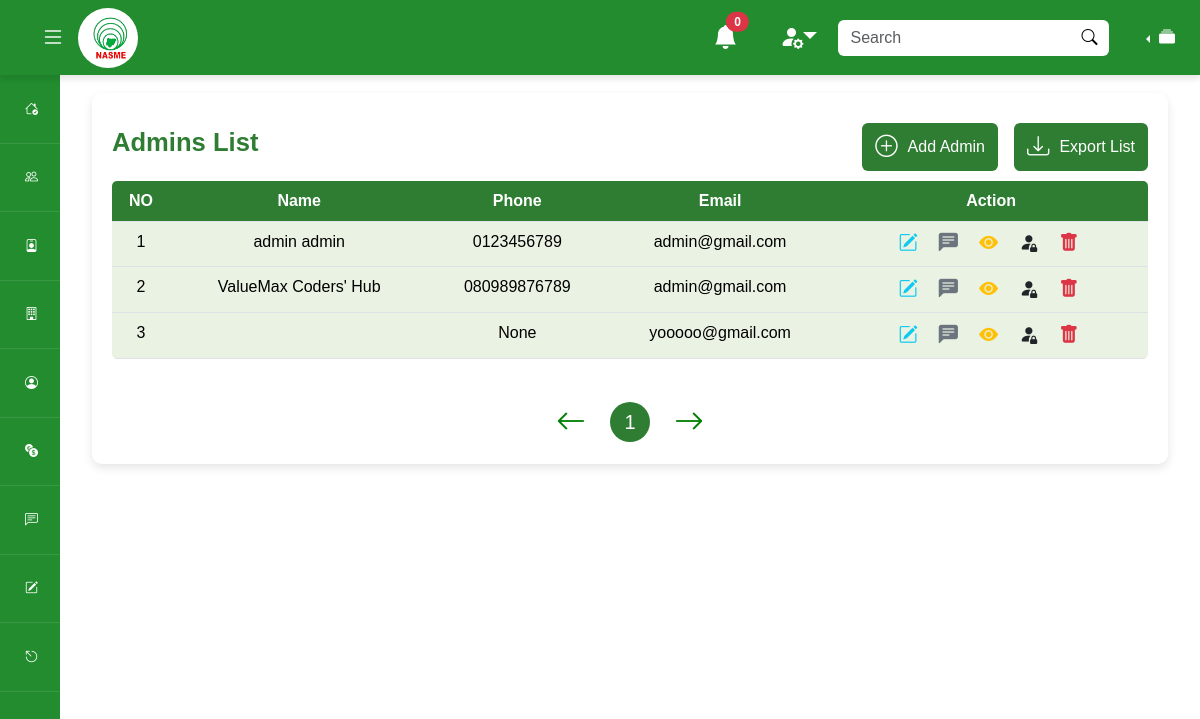
Screenshot of /testadmin/manage-admin/ (signed in) with the database file from the repository.
### mainapp/models.py (models this page shows)
class User(AbstractUser):
    profile_pic = models.ImageField(upload_to='profile_pics/', blank=True, null=True)
    phone_num = models.CharField(null=True, max_length=20, validators=[validators.MinLengthValidator(10)])
    dob = models.DateField(auto_now=False, auto_now_add=False, null=True)
    has_filled_profile = models.BooleanField(default=False)
    last_updated = models.DateTimeField(auto_now=True)
    created_at = models.DateTimeField(auto_now_add=True)
    random_id = models.CharField(max_length=24, null=True)
    suspend_message = models.CharField(max_length=500, null=True)
    is_suspended = models.BooleanField(default=False)

### adminapp/views.py (the view, shortened to what this page needs)
# urls.py: path('manage-admin/', views.manage_admin, name='manage-admin'),
def manage_admin(request):
    match request.user:
        case _ if request.user.is_authenticated == False:
            return redirect('admin-login')
        case _ if request.user.is_staff == False:
            return redirect('admin-login')
    all_admins = User.objects.filter(is_staff = True)
    all_admins = all_admins.filter(is_active = True)
    context = {
        'admins' : all_admins
    }
    return render(request, 'adminapp/manage-admin.html', context)

### adminapp/context_processor.py (called while the page is built)
def global_resources(request):
    all_units = Unit.objects.all()
    context = {
        'units': all_units
    }
    return context

### templates/adminapp/manage-admin.html (shortened to what this page needs)
{% extends 'partials/base.html' %} {% load static %} {% block styles %}
<link rel="stylesheet" href="{% static 'css/styles.css' %}" />
{% endblock styles %} {% block content %}
<div class="container my-5">
  <div class="row justify-content-center align-items-center">
    <div class="col-lg-12">
      <div class="table-container">
        <div class="table-actions">
          <h2>Admins List</h2>
          <div class="d-flex justify-content-center align-items-center gap-3">
            <a href="{%url 'register-admin' %}" class="btn btn-custom">
              <i class="bi bi-plus-circle icon icon-btn"></i>
              <span>Add Admin</span>
            </a>
            <button class="btn btn-custom">
              <i class="bi bi-download icon icon-btn"></i>
              <span>Export List</span>
            </button>
          </div>
        </div>
        <div class="table-responsive-xxl">
          <table class="table table-hover">
            <thead>
              <tr>
                <th class="text-center">NO</th>
                <th class="text-center">Name</th>
                <th class="text-center">Phone</th>
                <th class="text-center">Email</th>
                <th class="text-center">Action</th>
              </tr>
            </thead>
            <tbody>
              {% for admin in admins %}
              <tr>
                <td>{{forloop.counter}}</td>
                <td>{{admin.first_name}} {{admin.last_name}}</td>
                <td>{{admin.phone_num}}</td>
                <td>{{admin.email}}</td>
                <td class="action-icons">
                  <div class="action-icons-container">
                    <a href="#editMemberModal" data-bs-memberId="{{admin.random_id}}" data-bs-toggle="modal"
                      data-bs-business='
                                      {
                                        "memberFirstname": "{{admin.first_name}}",
                                        "memberLastname": "{{admin.last_name}}",
                                        "memberNum": "{{admin.phone_num}}",
                                        "memberEmail": "{{admin.email}}",
                                        "memberPfp" : "{% if admin.profile_pic.url is not None %}{{admin.profile_pic.url}}{% endif %}"
                                      }
                                    ' class="text-info" title="edit-member"><i class="bi bi-pencil-square"></i></a>
                    <a href="#MessageMemberModal" data-bs-memberId="{{admin.random_id}}"
                      data-bs-businessName='{{admin.first_name}}' data-bs-toggle="modal" class="text-secondary"
                      title="message-member"><i class="bi bi-chat-left-text-fill"></i></a>
                    <a href="#" class="text-warning" title="view-member-details"><i class="bi bi-eye-fill"></i></a>
                    <a href="#SuspendMemberModal" data-bs-memberId="{{admin.random_id}}"
                      data-bs-businessName='{{admin.first_name}}' class="text-dark" data-bs-toggle="modal"
                      title="Suspend-member"><i class="bi bi-person-fill-lock"></i></a>
                    <a href="#deleteMembermodal" data-bs-memberId="{{admin.random_id}}" data-bs-toggle="modal"
                      class="text-danger" title="Delete-member"><i class="bi bi-trash-fill"></i></a>
                  </div>
                </td>
              </tr>
              {% endfor %}
            </tbody>
          </table>
        </div>
        <div class="d-flex justify-content-center gap-4 align-items-center mt-4">
          <i class="bi bi-arrow-left pagination-arrow"></i>
          <div>
            <button class="btn-pagination">1</button>
          </div>
          <i class="bi bi-arrow-right pagination-arrow"></i>
        </div>
      </div>
    </div>
  </div>
</div>
</div>
{% endblock content %}

### staticfiles/css/styles.css (style rules this page uses)
:root { --main-theme: #2e7d32 !important; }
body { font-family: Arial, sans-serif !important; }
.btn-custom { background-color: var(--main-theme) !important; color: white !important; display: flex !important; justify-content: center !important; align-items: center !important; }
.icon-container, .icon { font-size: 2.5rem !important; color: var(--main-theme) !important; }
.icon-btn { font-size: 1.4rem !important; color: white !important; margin-right: 10px !important; }
h1, h2, h4, h5 { color: var(--main-theme) !important; font-weight: bold !important; }
h2 { font-size: 1.6rem !important; }
.table-container { background-color: #fff !important; padding: 20px !important; border-radius: 10px !important; box-shadow: 0 4px 10px rgba(0, 0, 0, 0.1) !important; width: 100%; }
.table { border-radius: 5px !important !important; overflow: hidden !important; }
.table thead th { background-color: var(--main-theme) !important; color: white !important; font-weight: bold !important; }
.table tbody td { background-color: #eaf2e3 !important; text-align: center !important; }
.action-icons i { font-size: 1.2rem !important; padding: 8px !important; margin-right: 5px !important; }
.action-icons-container { display: flex !important; justify-content: center !important; align-items: center !important; }
.btn-pagination { background-color: var(--main-theme) !important; color: white !important; border-radius: 50% !important; border: none !important; width: 40px !important; height: 40px !important; font-size: 20px !important; }
.pagination-arrow { color: green !important; font-size: 30px !important; cursor: pointer !important; }

### templates/adminapp/manage-admin.html (style rules this page uses)
.table-actions { display: flex; justify-content: space-between; align-items: center; margin: 10px 0; }
.table { border-radius: 5px !important; overflow: hidden; }
.table tbody td { background-color: #eaf2e3; }
.action-icons i { font-size: 1.2rem; padding: 8px; margin-right: 5px; }
.pagination-arrow { color: green; font-size: 30px; cursor: pointer; }

### rows the page displays
User: first_name "admin", last_name "admin", phone_num "0123456789", email "admin@gmail.com"
User: first_name "ValueMax", last_name "Coders' Hub", phone_num "080989876789", email "admin@gmail.com"
User: phone_num "None", email "yooooo@gmail.com"
